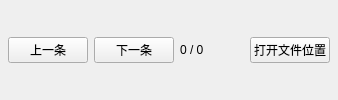
                   <widget class="QFrame" name="detail_nonempty_action">
                    <layout class="QHBoxLayout" name="detail_nonempty_action_layout">
                     <property name="spacing">
                      <number>6</number>
                     </property>
                     <property name="leftMargin">
                      <number>8</number>
                     </property>
                     <property name="topMargin">
                      <number>4</number>
                     </property>
                     <property name="rightMargin">
                      <number>8</number>
                     </property>
                     <property name="bottomMargin">
                      <number>4</number>
                     </property>
                     <item>
                      <widget class="QPushButton" name="detail_prev_btn">
                       <property name="toolTip">
                        <string>跳转到上一个命中位置</string>
                       </property>
                       <property name="text">
                        <string>上一条</string>
                       </property>
                      </widget>
                     </item>
                     <item>
                      <widget class="QPushButton" name="detail_next_btn">
                       <property name="toolTip">
                        <string>跳转到下一个命中位置</string>
                       </property>
                       <property name="text">
                        <string>下一条</string>
                       </property>
                      </widget>
                     </item>
                     <item>
                      <widget class="QLabel" name="detail_nav_label">
                       <property name="text">
                        <string>0 / 0</string>
                       </property>
                      </widget>
                     </item>
                     <item>
                      <spacer name="detail_nonempty_action_spacer">
                       <property name="orientation">
                        <enum>Qt::Horizontal</enum>
                       </property>
                       <property name="sizeHint" stdset="0">
                        <size>
                         <width>40</width>
                         <height>20</height>
                        </size>
                       </property>
                      </spacer>
                     </item>
                     <item>
                      <widget class="QPushButton" name="detail_open_location_btn">
                       <property name="toolTip">
                        <string>在文件管理器中打开所在目录</string>
                       </property>
                       <property name="text">
                        <string>打开文件位置</string>
                       </property>
                      </widget>
                     </item>
                    </layout>
                   </widget>
